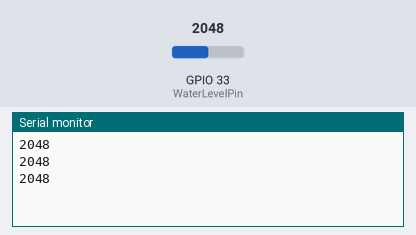
Bench run of a sketch on a simulated ESP32. Shown: the last lines printed to the serial monitor. Inputs (shaded band) come from the test bench; at power-on: GPIO 33 (WaterLevelPin) = 2048.

Above: at 1.3 s.
1.4 s: GPIO 33 (WaterLevelPin) set to 2866
At 1.9 s:
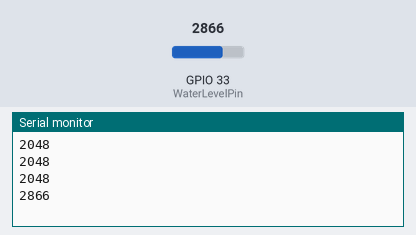
2.9 s: GPIO 33 (WaterLevelPin) set to 3603
At 3.4 s:
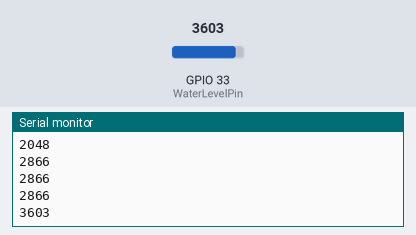
Timing chart, 0 to 5.9 s (numbered marks = the images above; inputs shaded):
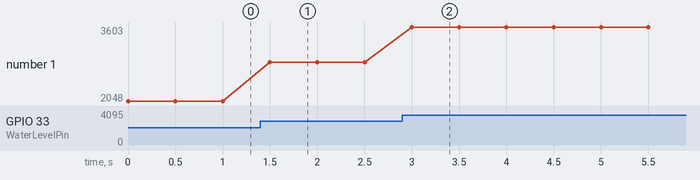

The sketch:

9.1Water-Level-Sensor.ino
```cpp
#define WaterLevelPin 33

void setup() {

  Serial.begin(9600);
  pinMode(WaterLevelPin,INPUT);
}

void loop() {
  int ReadValue = analogRead(WaterLevelPin);
  Serial.println(ReadValue);
  delay(500);
}
```

Measured:
- after the input at 1.4 s, the serial monitor: prints a new line after 0.10 s (image 1)
- after the input at 2.9 s, the serial monitor: prints a new line after 0.10 s (image 2)
- plotted number 1: 2048 → 2866 after the input at 1.4 s, 2866 → 3603 after the input at 2.9 s
